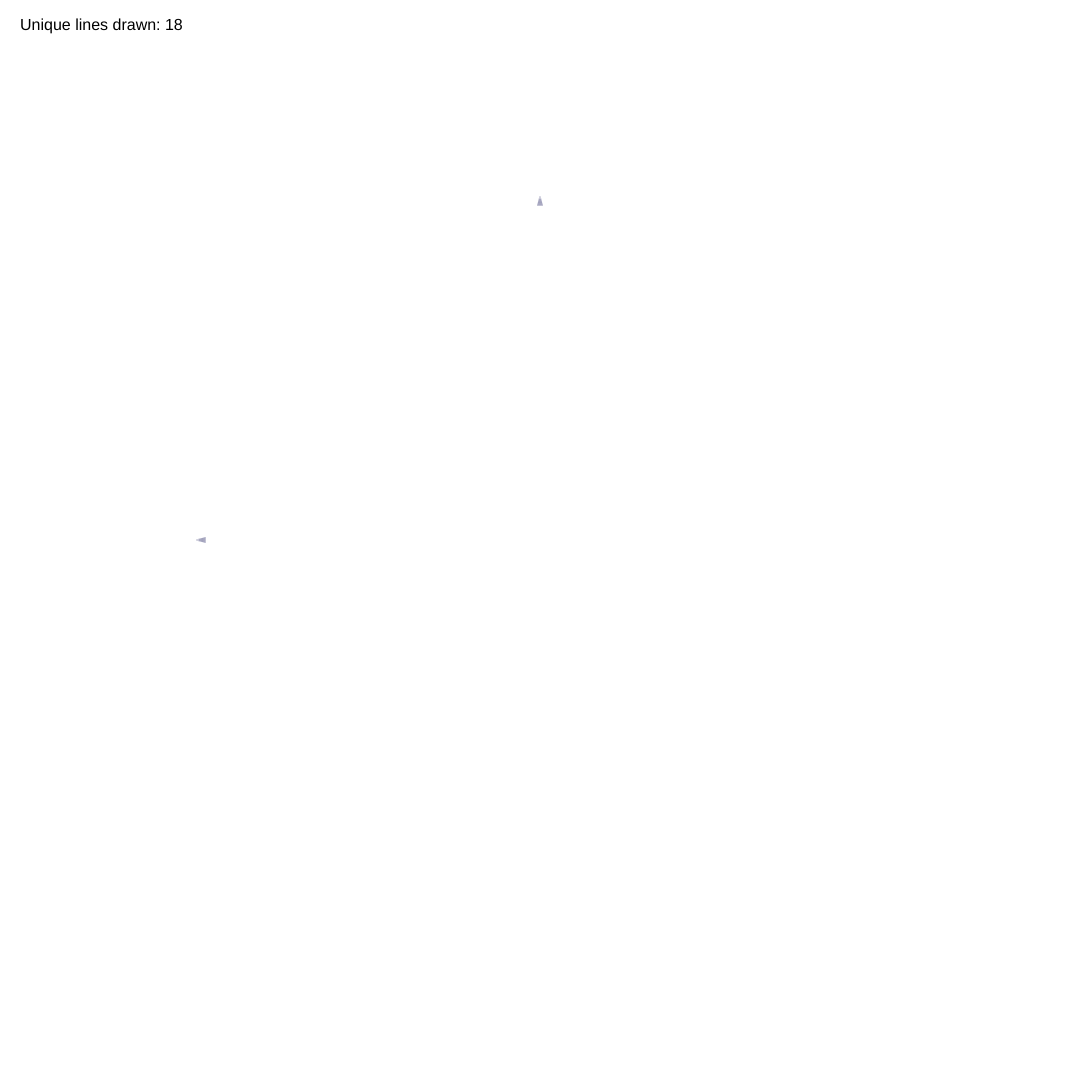
Frame 1 (no input)
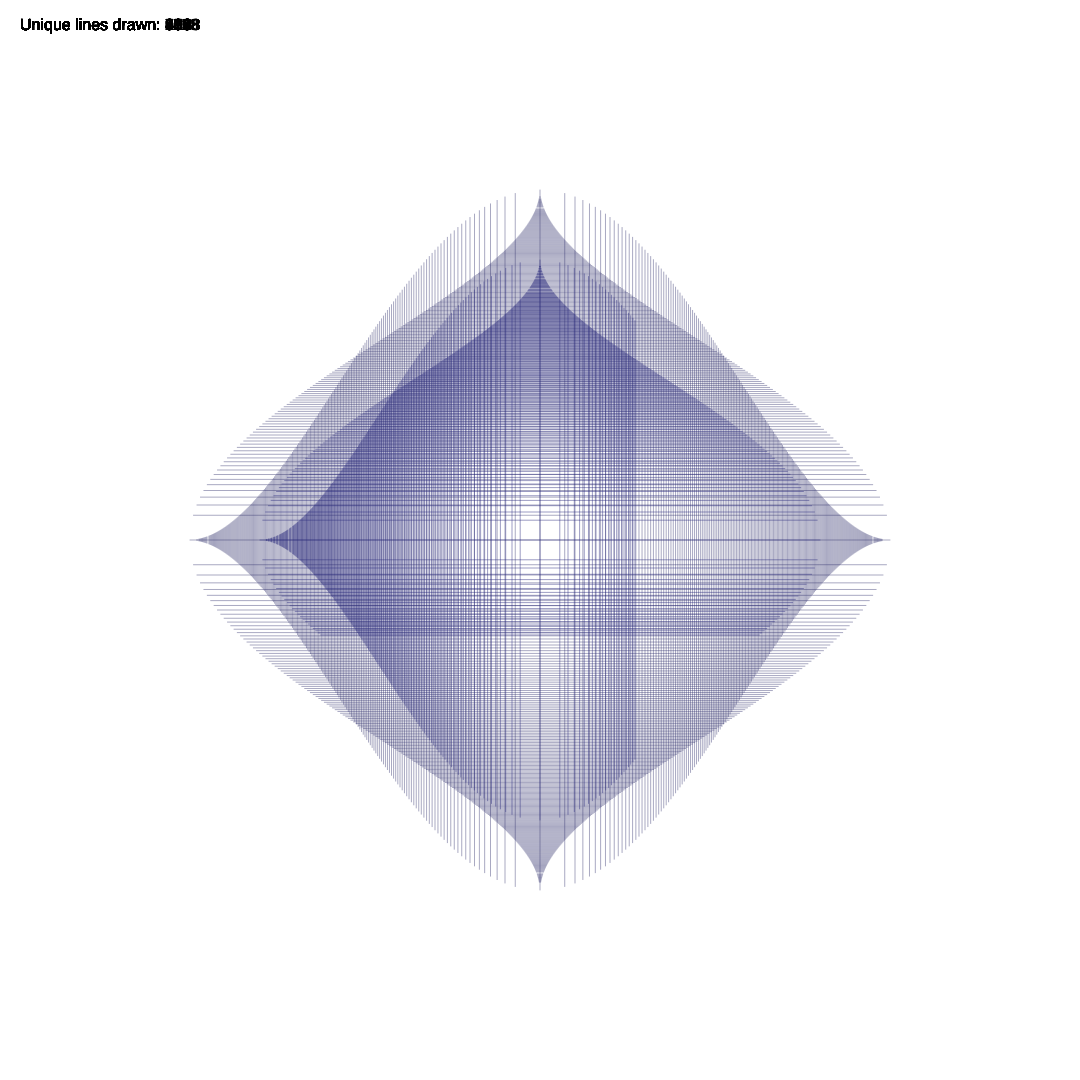
Frame 60 (no input)
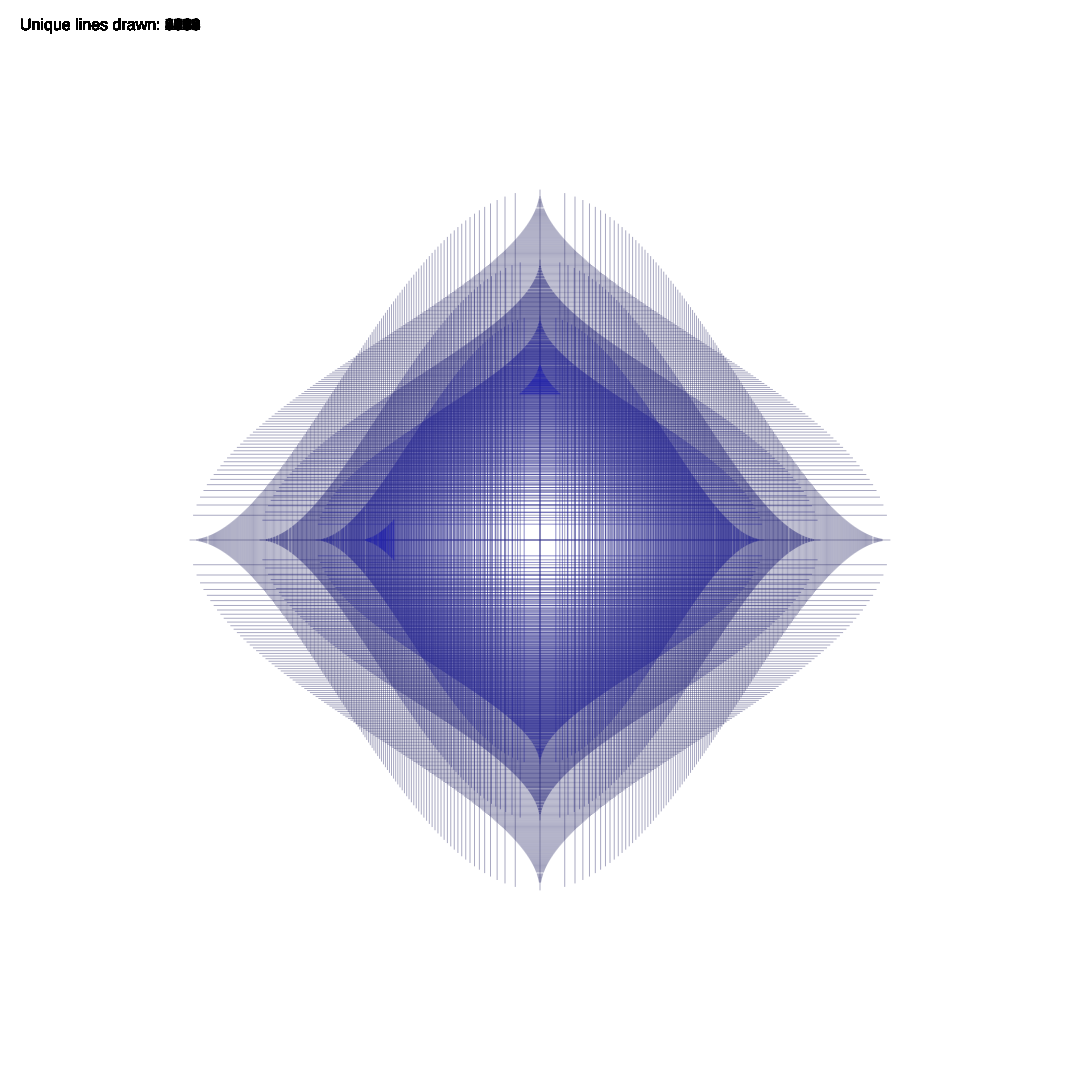
Frame 120 (the mouse pressed at the canvas centre since frame 60)

The p5.js sketch that drew these frames (run headless with seeded random() and noise() and a simulated clock; from frame 60 on, the mouse is pressed at the canvas centre):

// p5.js sketch
// ── sketch.js
let baseHue = 240;
let allLines = [];
let currentLineIndex = 0;
let linesPerFrame = 20; // Increased for smoother animation
let drawnLines = new Set(); // Track unique lines

function setup() {
  createCanvas(1080, 1080);
  colorMode(HSB, 360, 100, 100, 100);
  background(255);
  
  // Generate all line data first
  generateAllLines(0, 0, 350, 6);
  
  // Sort lines from largest to smallest for better visual effect
  allLines.sort((a, b) => b.size - a.size);
  
  loop();
}

function generateAllLines(x, y, size, depth) {
  if (size < 1 || depth <= 0) return;
  
  // More dramatic color variation based on depth
  let saturation = map(depth, 0, 6, 100, 60);  // Higher saturation for outer layers
  let brightness = map(depth, 0, 6, 95, 40);   // Brighter outer layers, darker inner
  let alpha = map(depth, 0, 6, 80, 40);        // More opaque outer layers
  
  // Adjust steps based on size to prevent overcrowding at smaller scales
  let steps = Math.max(20, Math.min(200, Math.floor(size)));
  
  for (let i = -steps; i <= steps; i++) {
    let t = i / steps;
    let distortion = pow(abs(t), 0.5) * sign(t);
    let x1 = x + (distortion * size);
    
    // Store vertical line data
    let startY = y - size * pow(1 - abs(t), 2);
    let endY = y + size * pow(1 - abs(t), 2);
    
    // Only add line if it's significantly long (avoid tiny lines)
    if (abs(endY - startY) > 1) {
      allLines.push({
        x1: x1,
        y1: startY,
        x2: x1,
        y2: endY,
        hue: baseHue,
        sat: saturation,
        brt: brightness,
        alpha: alpha,
        depth: depth,
        size: size
      });
    }
    
    // Store horizontal line data
    let y1 = y + (distortion * size);
    let startX = x - size * pow(1 - abs(t), 2);
    let endX = x + size * pow(1 - abs(t), 2);
    
    if (abs(endX - startX) > 1) {
      allLines.push({
        x1: startX,
        y1: y1,
        x2: endX,
        y2: y1,
        hue: baseHue,
        sat: saturation,
        brt: brightness,
        alpha: alpha,
        depth: depth,
        size: size
      });
    }
  }
  
  // Generate recursive patterns with size-based step reduction
  let newSize = size * 0.8;
  if (depth > 0) {
    generateAllLines(x, y, newSize, depth - 1);
    generateAllLines(x + newSize/2, y, newSize/2, depth - 1);
    generateAllLines(x - newSize/2, y, newSize/2, depth - 1);
    generateAllLines(x, y + newSize/2, newSize/2, depth - 1);
    generateAllLines(x, y - newSize/2, newSize/2, depth - 1);
  }
}

function draw() {
  if (currentLineIndex === 0) {
    background(255);
  }
  
  translate(width/2, height/2);
  
  // Draw new lines for this frame
  for (let i = 0; i < linesPerFrame && currentLineIndex < allLines.length; i++) {
    let l = allLines[currentLineIndex];
    stroke(l.hue, l.sat, l.brt, l.alpha);
    
    // Create unique key for this line with reduced precision
    let precision = 1; // Round to nearest 1 pixel
    let x1Key = floor(l.x1 / precision) * precision;
    let y1Key = floor(l.y1 / precision) * precision;
    let x2Key = floor(l.x2 / precision) * precision;
    let y2Key = floor(l.y2 / precision) * precision;
    
    // Ensure consistent order for line endpoints
    let lineKey = x1Key <= x2Key ? 
      `${x1Key},${y1Key},${x2Key},${y2Key}` : 
      `${x2Key},${y2Key},${x1Key},${y1Key}`;
    
    // Only draw and count if we haven't drawn this line before
    if (!drawnLines.has(lineKey)) {
      line(l.x1, l.y1, l.x2, l.y2);
      drawnLines.add(lineKey);
    }
    
    currentLineIndex++;
  }
  
  // Display progress
  push();
  fill(0, 0, 0);
  noStroke();
  textSize(16);
  textAlign(LEFT);
  text(`Unique lines drawn: ${drawnLines.size}`, -width/2 + 20, -height/2 + 30);
  pop();
  
  // Stop when all lines are drawn
  if (currentLineIndex >= allLines.length) {
    noLoop();
  }
}

function sign(x) {
  return x > 0 ? 1 : x < 0 ? -1 : 0;
}
